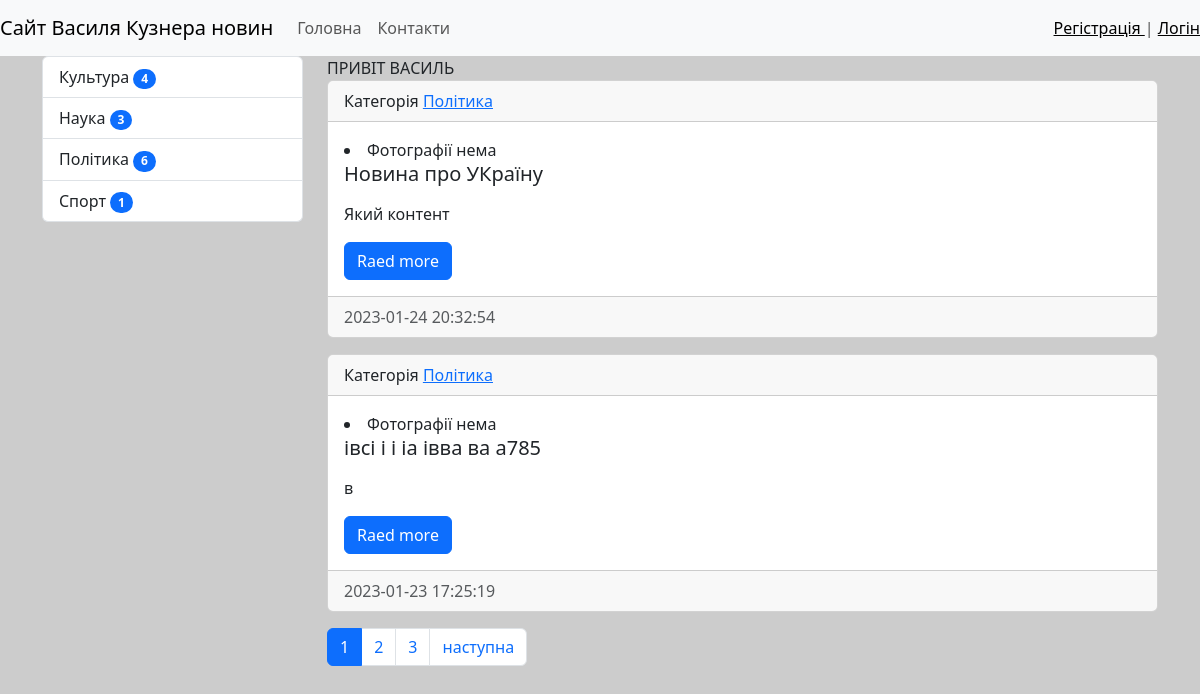
Before: / with the older database file.
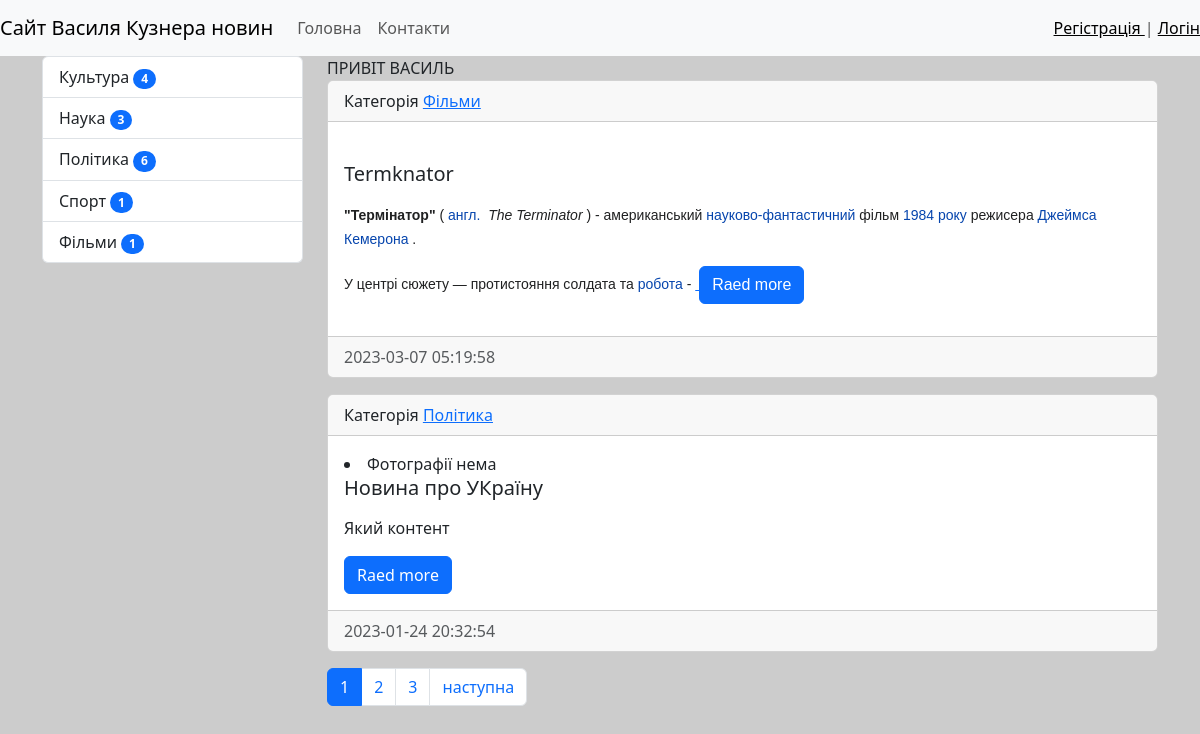
After: the same page with the newer database file.
### news/models.py (models this page shows, shortened)
class Category(models.Model):
    title = models.CharField(max_length=100, db_index=True, verbose_name="Назва категорія")
    def get_absolute_url(self):
        return reverse('category', kwargs={'category_id': self.pk})
    def __str__(self):
        return self.title
    class Meta:
        verbose_name = 'Категорія'
        verbose_name_plural = 'Категорії'
        ordering = ['title']

class News(models.Model):
    title = models.CharField(max_length=150, verbose_name="Заголовок")
    content = models.TextField(blank=True, verbose_name='Контент')
    created_at = models.DateTimeField(auto_now_add=True, verbose_name='Опубліковано')
    updated_at = models.DateTimeField(auto_now=True, verbose_name="Оновлено")
    photo = models.ImageField(upload_to='photos/%Y/%m/%d/', blank=True, verbose_name="Фото")
    is_published = models.BooleanField(default=True, verbose_name="Публікувати ")
    category = models.ForeignKey('Category', on_delete=models.PROTECT, verbose_name="Категорія",)
    views = models.IntegerField(default=0)
    def get_absolute_url(self):
        return reverse('view_news', kwargs={'pk': self.pk})
    class Meta:
        verbose_name = 'Новина'
        verbose_name_plural = 'Новини'
        ordering = ['-created_at']

### news/views.py (the view)
# urls.py: path('', HoneNews.as_view(), name='home'),
class HoneNews(MyMixin, ListView):
    model = News
    template_name = 'news/home_news_list.html'
    context_object_name = 'news'
    mixin_prop = "привіт василь "
    paginate_by = 2
    def get_context_data(self, *, object_list=None, **kwargs):
        context = super().get_context_data(**kwargs)
        context['title'] = self.get_upper('Головна сторінка')
        context['mixin_prop'] = self.get_prop()
        return context
    def get_queryset(self):
        return News.objects.filter(is_published=True).select_related('category')

### news/templatetags/news_tags.py (called while the page is built)
@register.inclusion_tag(('news/list_categories.html'))
def show_categories():
    categories = Category.objects.annotate(cnt=Count('news', filter=F('news__is_published'))).filter(cnt__gt=0)
    return {"categories": categories}

### news/utils.py (called while the page is built)
    def get_prop(self):
        return self.mixin_prop.upper()

    def get_upper(self, s):
        if isinstance(s, str):
            return s.upper()
        else:
            return s.title.upper()

### news/templates/news/home_news_list.html (shortened to what this page needs)
{% extends 'base.html' %}
{% block sidebar %}
{% include 'inc/_sidebar.html' %}
{% endblock %}
{% block content %}
{{ mixin_prop }}
{% for item in news %}
<div class="card mb-3 ">
    <div class="card-header">
        Категорія <a href="{{ item.category.get_absolute_url }}">{{ item.category }}</a>
    </div>
    <div class="card-body">
        <div class="media">
            {% if item.photo %}
            <img src="{{ item.photo.url  }}" alt="" width="150">
            {% else %}
            <li>Фотографії нема</li>
            {% endif %}
            <div class="media-body">
                <h5 class="card-title">{{ item.title }}</h5>
                <p class="card-text">{{ item.content|safe|linebreaks|truncatewords:50 }}</p>
                <a href="{{ item.get_absolute_url }}" class="btn btn-primary">Raed more</a>
            </div>
        </div>
    </div>
    <div class="card-footer text-muted">
        {{ item.created_at|date:"Y-m-d H:i:s" }}
    </div>
</div>
{% endfor %}
{% endblock %}

### templates/base.html (shortened to what this page needs)
{% load static %}
<!doctype html>
<html lang="en">
<head>
    <link rel="stylesheet" href="{% static 'bootstrap/css/bootstrap.min.css' %}">
    <link rel="stylesheet" href="{% static 'css/style.css' %}">
</head>
<body>
{% include 'inc/_nav.html' %}
<div class="container mb-3">
    <div class="row">
        <div class="col-md-3">
            {% block sidebar %}sidebar{% endblock %}
        </div>
        <div class="col-md-9">
            {% block content %} content {% endblock %}
            {% if page_obj.has_other_pages %}
            <nav aria-label="...">
                <ul class="pagination">
                    {% for p in page_obj.paginator.page_range %}
                    {% if page_obj.number == p %}
                    <li class="page-item active" aria-current="page"><a class="page-link" href="?page={{ p }}">{{ p }}</a>
                    </li>
                    {% elif p > page_obj.number|add:-3 and p < page_obj.number|add:3 %}
                    <li class="page-item"><a class="page-link" href="?page{{ p }}">{{ p }}</a></li>
                    {% endif %}
                    {% endfor %}
                    {% if page_obj.has_next %}
                    <li class="page-item ">
                        <a class="page-link" href="?page={{ page_obj.next_page_number}}">наступна</a></li>
                    {% endif %}
                </ul>
            </nav>
            {% endif %}
        </div>
    </div>
</div>
</body>
</html>

### templates/inc/_nav.html (shortened to what this page needs)
  <nav class="navbar navbar-expand-lg bg-body-tertiary">
    <a class="navbar-brand" href="{% url 'home' %}">Сайт Василя Кузнера   новин</a>
    <div class="collapse navbar-collapse" id="navbarSupportedContent">
      <ul class="navbar-nav me-auto mb-2 mb-lg-0">
        <li class="nav-item"><a class="nav-link" href="{% url 'home' %}">Головна</a></li>
        <li class="nav-item"><a class="nav-link" href="{% url 'contact' %}">Контакти</a></li>
      </ul>
        <span class="navbar-text">
            {% if request.user.is_authenticated %}
            <li >Добрго дня  {{ user.username }} | <a href="{% url 'logout' %}" >Вихід</a></li>
            {% else %}
       <a href="{% url 'register' %}">Регістрація </a> | <a href="{% url 'login' %}">Логін </a>
            {% endif %}
      </span>
    </div>
</nav>

### templates/inc/_sidebar.html (shortened to what this page needs)
{% load news_tags %}
{% show_categories %}

### news/templates/news/list_categories.html
<div class="list-group">
        {% for item in categories %}
        <a href="{{ item.get_absolute_url }}" class="list-group-item list-group-item-action">{{ item.title }} <span class="badge bg-primary rounded-pill">  {{ item.cnt}}</span></a>
        {% endfor %}
    </div>

### mysite/static/css/style.css (style rules this page uses)
body { background-color: #ccc; }

Changed rows visible on the page:
no longer on this page (row unchanged): News: category "Політика", photo "Фотографії нема", title "івсі і і іа івва ва а785", content "в", created_at "2023-01-23 17:25:19"
added Category: title "Фільми", cnt "1"
added News: category "Фільми", title "Termknator", content "\"Термінатор\" ( англ. The Terminator ) - американський науково-фантастичний фільм 1984 року режисера Джеймса Кемерона . У центрі сюжету — протистояння солдата та робота -", created_at "2023-03-07 05:19:58"
